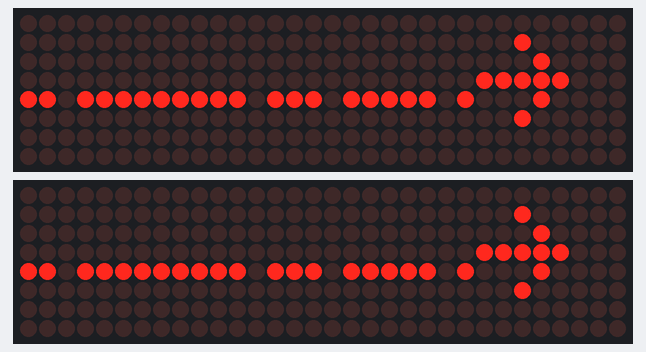
A program run on a simulated Raspberry Pi Pico running MicroPython. Parts: 2 × 32×8 LED matrix.

Above: at 0.8 s.

The program:

main.py
```python
"""
WindMeter PICO Display Firmware
================================
MicroPython firmware for Raspberry Pi PICO.
Receives JSON commands via USB serial from the Raspberry Pi 4B and drives
two MAX7219 4-in-1 (32×8 px) LED dot-matrix display modules via SPI.

Hardware wiring (PICO BCM pin numbers):
  SPI0 SCK  (GP6)  → CLK on both display modules
  SPI0 MOSI (GP7)  → DIN on both display modules
  GP5               → CS  on Display 1 (Wind speed)
  GP8               → CS  on Display 2 (Boat speed)
  External 5 V      → VCC on both display modules
  PICO GND          → GND on both display modules (common ground)

Serial protocol:
  One JSON object per line, sent from the Raspberry Pi 4B, e.g.:
  {"wind": 14.0, "wind_trend": 1, "speed": 7.1, "speed_trend": 0}
  Fields:
    wind        – float | null   wind speed in knots
    wind_trend  – int            1=increasing, -1=decreasing, 0=stable
    speed       – float | null   boat speed in knots
    speed_trend – int            same encoding as wind_trend

Display layout (32 × 8 pixels per module):
  [trend arrow (5 px)] [gap (2 px)] [value right-aligned (25 px)]
  Value format: " 7.1" or "14.0" (4 chars using compact decimal point)
"""

import machine
import utime
import ujson
import sys
import select

# ─── Pin assignments ──────────────────────────────────────────────────────────

SPI_SCK   = 6
SPI_MOSI  = 7
CS_WIND   = 5    # Display 1 – wind speed
CS_SPEED  = 8    # Display 2 – boat speed
NUM_MOD   = 4    # Cascaded MAX7219 chips per display module

# ─── MAX7219 register addresses ───────────────────────────────────────────────

_REG_NOOP    = 0x00
_REG_DECODE  = 0x09
_REG_INTENS  = 0x0A
_REG_SCAN    = 0x0B
_REG_SHUT    = 0x0C
_REG_TEST    = 0x0F

# ─── 5 × 7 bitmap font ───────────────────────────────────────────────────────
# Each character: 7 row-bytes. Each byte = 5-bit row pattern, bit4=leftmost col.
# Row 0 = top row of glyph. The 7-tall glyph sits in rows 0–6; row 7 is blank.

_FONT = {
    '0': [0b01110, 0b10001, 0b10001, 0b10001, 0b10001, 0b10001, 0b01110],
    '1': [0b00100, 0b01100, 0b00100, 0b00100, 0b00100, 0b00100, 0b01110],
    '2': [0b01110, 0b10001, 0b00001, 0b00110, 0b01000, 0b10000, 0b11111],
    '3': [0b11110, 0b00001, 0b00001, 0b01110, 0b00001, 0b00001, 0b11110],
    '4': [0b00010, 0b00110, 0b01010, 0b10010, 0b11111, 0b00010, 0b00010],
    '5': [0b11111, 0b10000, 0b11110, 0b00001, 0b00001, 0b10001, 0b01110],
    '6': [0b00110, 0b01000, 0b10000, 0b11110, 0b10001, 0b10001, 0b01110],
    '7': [0b11111, 0b00001, 0b00010, 0b00100, 0b01000, 0b01000, 0b01000],
    '8': [0b01110, 0b10001, 0b10001, 0b01110, 0b10001, 0b10001, 0b01110],
    '9': [0b01110, 0b10001, 0b10001, 0b01111, 0b00001, 0b00001, 0b01110],
    '-': [0b00000, 0b00000, 0b00000, 0b11111, 0b00000, 0b00000, 0b00000],
    ' ': [0b00000, 0b00000, 0b00000, 0b00000, 0b00000, 0b00000, 0b00000],
    # Decimal point: stored 5-wide but only right-most 2 columns contain pixels.
    # Renderer special-cases this character to occupy only 2 columns.
    '.': [0b00000, 0b00000, 0b00000, 0b00000, 0b00000, 0b00011, 0b00011],
    # Trend arrows
    '^': [0b00100, 0b01110, 0b11111, 0b00100, 0b00100, 0b00100, 0b00100],  # ↑
    'v': [0b00100, 0b00100, 0b00100, 0b00100, 0b11111, 0b01110, 0b00100],  # ↓
    '>': [0b00100, 0b00010, 0b11111, 0b00010, 0b00100, 0b00000, 0b00000],  # →
}

# Characters that are narrower than the default 5 columns
_CHAR_W = {'.': 2}
_DEF_W  = 5


def _render(value, trend):
    """
    Build a 32×8 framebuffer for the given value and trend.
    Returns a list of 32 ints (one per column), bit 7 = top row.

    Layout:
      cols  0– 5  trend arrow (5 cols + 1 gap)
      cols  7–31  value, right-aligned (25 cols)
    """
    # ── Format value string ──────────────────────────────────────────────────
    if value is None or value < 0:
        val_str = '----'
    elif value < 10.0:
        val_str = ' ' + '{:.1f}'.format(value)   # " 7.1"
    elif value < 100.0:
        val_str = '{:.1f}'.format(value)           # "14.0"
    else:
        val_str = '{:.0f}'.format(int(value))      # "123"

    # ── Framebuffer (column-major, 32 cols × 8 rows) ─────────────────────────
    fb = [0] * 32

    def draw_char(ch, x_start):
        rows = _FONT.get(ch, _FONT[' '])
        w    = _CHAR_W.get(ch, _DEF_W)
        for col in range(w):
            if not (0 <= x_start + col < 32):
                continue
            col_byte = 0
            for row in range(7):                         # rows 0-6 of glyph
                # Extract correct bit: for narrow chars use rightmost bits
                if w == 2:
                    bit = (rows[row] >> (1 - col)) & 1
                else:
                    bit = (rows[row] >> (4 - col)) & 1
                if bit:
                    col_byte |= (1 << (7 - (row + 1)))  # centre in 8 rows
            fb[x_start + col] = col_byte

    # ── Draw trend arrow in cols 0-4 ────────────────────────────────────────
    arrow = '^' if trend == 1 else ('v' if trend == -1 else '>')
    draw_char(arrow, 0)

    # ── Draw value right-aligned in cols 7-31 ───────────────────────────────
    # Calculate total pixel width of the value string
    total_w = 0
    for i, ch in enumerate(val_str):
        total_w += _CHAR_W.get(ch, _DEF_W)
        if i < len(val_str) - 1:
            total_w += 1   # inter-character gap

    x = 7 + max(0, 25 - total_w)   # right-align within the 25-column zone

    for i, ch in enumerate(val_str):
        draw_char(ch, x)
        x += _CHAR_W.get(ch, _DEF_W) + 1

    return fb


# ─── MAX7219 display driver ───────────────────────────────────────────────────

class Display:
    """Controls one 4-in-1 MAX7219 module (4 cascaded 8×8 matrices)."""

    def __init__(self, spi, cs_pin, intensity=8):
        self._spi = spi
        self._cs  = machine.Pin(cs_pin, machine.Pin.OUT, value=1)
        self._n   = NUM_MOD
        self._init(intensity)

    def _tx(self, data):
        self._cs.value(0)
        self._spi.write(bytes(data))
        self._cs.value(1)

    def _all(self, reg, val):
        """Write the same register/value to every cascaded chip."""
        self._tx([reg, val] * self._n)

    def _init(self, intensity):
        self._all(_REG_TEST,   0)             # display test off
        self._all(_REG_SCAN,   7)             # scan all 8 rows
        self._all(_REG_DECODE, 0)             # no BCD decode
        self._all(_REG_INTENS, intensity)     # brightness 0-15
        self._all(_REG_SHUT,   1)             # wake up
        self.clear()

    def clear(self):
        for row in range(1, 9):
            self._all(row, 0)

    def show(self, fb):
        """
        Write a 32-column framebuffer to the 4-chip cascade.

        Physical layout (left→right): chip0 | chip1 | chip2 | chip3
        SPI shift order (first sent ends up in last chip):
          → send chip3 data first, chip0 data last.

        For each of 8 rows we build one transaction of 8 bytes:
          [row, chip3_col_byte, row, chip2_col_byte, row, chip1_col_byte, row, chip0_col_byte]

        Each chip's col_byte: bit7 = leftmost column of that chip's 8-column block.
        """
        for row in range(8):
            data = []
            for chip in range(self._n - 1, -1, -1):   # chip3 → chip0
                col_byte = 0
                for bit in range(8):                    # bit7 = leftmost
                    col = chip * 8 + bit
                    if col < 32 and (fb[col] >> (7 - row)) & 1:
                        col_byte |= (0x80 >> bit)
                data += [row + 1, col_byte]
            self._tx(data)

    def set_intensity(self, level):
        self._all(_REG_INTENS, max(0, min(15, level)))


# ─── Main loop ────────────────────────────────────────────────────────────────

def main():
    spi = machine.SPI(
        0,
        baudrate=10_000_000,
        polarity=0,
        phase=0,
        sck=machine.Pin(SPI_SCK),
        mosi=machine.Pin(SPI_MOSI),
    )

    wind_disp  = Display(spi, CS_WIND,  intensity=8)
    speed_disp = Display(spi, CS_SPEED, intensity=8)

    # Startup: brief brightness sweep
    for d in (wind_disp, speed_disp):
        for i in list(range(0, 12, 2)) + list(range(11, -1, -2)):
            d.set_intensity(i)
            utime.sleep_ms(30)
        d.set_intensity(8)

    # Show dashes while waiting for first data
    wind_disp.show(_render(None, 0))
    speed_disp.show(_render(None, 0))

    # Set up non-blocking read on stdin (USB CDC)
    poll = select.poll()
    poll.register(sys.stdin, select.POLLIN)

    buf = b''
    while True:
        events = poll.poll(200)   # 200 ms timeout
        if events:
            try:
                chunk = sys.stdin.buffer.read(64)
                if chunk:
                    buf += chunk
                    while b'\n' in buf:
                        line, buf = buf.split(b'\n', 1)
                        line = line.strip()
                        if not line:
                            continue
                        try:
                            msg = ujson.loads(line)
                            wind_disp.show(_render(
                                msg.get('wind'),
                                msg.get('wind_trend', 0) or 0,
                            ))
                            speed_disp.show(_render(
                                msg.get('speed'),
                                msg.get('speed_trend', 0) or 0,
                            ))
                        except Exception:
                            pass
            except Exception:
                pass


main()
```
